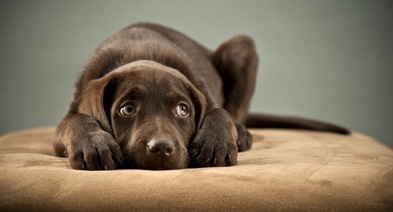
#> input picture data/raw/test.jpg, 393 x 212 px, shrunk from 768 x 415 before the run
$ python clahe_tuning.py   (older library calls are emulated)
#> lines starting #> are read from the running program, lines starting #| are printed output that depends on the picture; long printed decimals are rounded
### src/image_utils.py
from pathlib import Path

import cv2


def get_project_root() -> Path:
    return Path(__file__).resolve().parent.parent


def get_default_image_path() -> Path:
    return get_project_root() / "data" / "raw" / "test.jpg"


def load_color_image(image_path: Path):
    image = cv2.imread(str(image_path), cv2.IMREAD_COLOR)
#> image is the input picture: shape (212, 393, 3); mean B, G, R 93.7, 114.2, 128.6

    if image is None:
        raise FileNotFoundError(f"Could not read image: {image_path}")

    return image


def to_grayscale(image_bgr):
    return cv2.cvtColor(image_bgr, cv2.COLOR_BGR2GRAY)
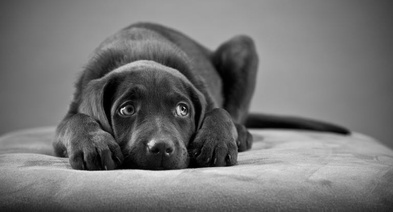
#> returned value: shape (212, 393); min 0, max 234, mean 116.1

### src/image_transforms.py
import numpy as np
import cv2


# [4 lines left out: function shift_brightness, not called in this run]


def scale_contrast(gray_image, alpha):
    return cv2.convertScaleAbs(gray_image, alpha=alpha, beta=0)


# [8 lines left out: function scale_contrast_around_mean, not called in this run]

def histogram_equalization(gray_image):
    return cv2.equalizeHist(gray_image)


def apply_clahe(gray_image, clip_limit=2.0, tile_grid_size=(8, 8)):
#> called with clip_limit = 1, tile_grid_size = (12, 12)
    clahe = cv2.createCLAHE(clipLimit=clip_limit, tileGridSize=tile_grid_size)
    return clahe.apply(gray_image)
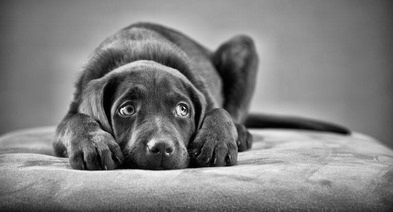
#> returned value: shape (212, 393); min 1, max 246, mean 128.1


def gaussian_denoise(gray_image, kernel_size=(5, 5), sigma=0):
    return cv2.GaussianBlur(gray_image, kernel_size, sigma)


def median_denoise(gray_image, kernel_size=5):
    return cv2.medianBlur(gray_image, kernel_size)


def bilateral_denoise(gray_image, d=9, sigma_color=50, sigma_space=50):
    return cv2.bilateralFilter(gray_image, d, sigma_color, sigma_space)

### src/image_metrics.py
import numpy as np
import cv2


def measure_brightness(gray_image):
    return np.mean(gray_image)


def measure_contrast(gray_image):
    return np.std(gray_image)


def measure_min_intensity(gray_image):
    return np.min(gray_image)


def measure_max_intensity(gray_image):
    return np.max(gray_image)


def measure_sharpness_laplacian(gray_image):
    laplacian = cv2.Laplacian(gray_image, cv2.CV_64F)
    return laplacian.var()


# [4 lines left out: function estimate_noise_std, not called in this run]


def measure_mae(reference_image, test_image):
    diff = reference_image.astype("float32") - test_image.astype("float32")
    return np.mean(np.abs(diff))


def measure_mse(reference_image, test_image):
    diff = reference_image.astype("float32") - test_image.astype("float32")
    return np.mean(diff ** 2)


# [8 lines left out: function measure_psnr, not called in this run]

### src/clahe_tuning.py
import matplotlib.pyplot as plt

from image_metrics import measure_brightness, measure_contrast
from image_transforms import apply_clahe
from image_utils import get_default_image_path, get_project_root, load_color_image, to_grayscale


image_path = get_default_image_path()
output_path = get_project_root() / "outputs" / "clahe_tuning.png"

image_bgr = load_color_image(image_path)
gray_image = to_grayscale(image_bgr)

clahe_soft = apply_clahe(gray_image, clip_limit=1.0, tile_grid_size=(12, 12))
clahe_default = apply_clahe(gray_image, clip_limit=2.0, tile_grid_size=(8, 8))
#> call 2 of apply_clahe, with clip_limit = 2, tile_grid_size = (8, 8)
#> in apply_clahe (call 2), `return clahe.apply(gray_image)`:
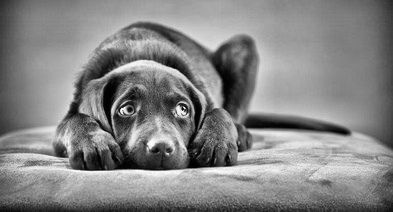
#> returned value: shape (212, 393); min 1, max 251, mean 132.7
clahe_strong = apply_clahe(gray_image, clip_limit=3.0, tile_grid_size=(6, 6))
#> call 3 of apply_clahe, with clip_limit = 3, tile_grid_size = (6, 6)
#> in apply_clahe (call 3), `return clahe.apply(gray_image)`:
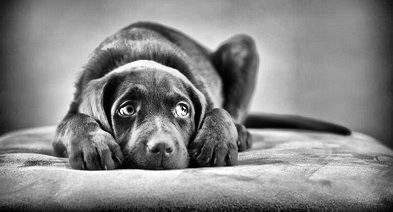
#> returned value: shape (212, 393); min 0, max 255, mean 134.1

fig, axes = plt.subplots(2, 2, figsize=(12, 10))

axes[0, 0].imshow(gray_image, cmap="gray")
axes[0, 0].set_title("Original")
axes[0, 0].axis("off")

axes[0, 1].imshow(clahe_soft, cmap="gray")
axes[0, 1].set_title("CLAHE Soft")
axes[0, 1].axis("off")

axes[1, 0].imshow(clahe_default, cmap="gray")
axes[1, 0].set_title("CLAHE Default")
axes[1, 0].axis("off")

axes[1, 1].imshow(clahe_strong, cmap="gray")
axes[1, 1].set_title("CLAHE Strong")
axes[1, 1].axis("off")

plt.savefig(output_path, dpi=150)
plt.show()

print("Original brightness:", measure_brightness(gray_image))
#| Original brightness: 116.140
print("CLAHE soft brightness:", measure_brightness(clahe_soft))
#| CLAHE soft brightness: 128.089
print("CLAHE default brightness:", measure_brightness(clahe_default))
#| CLAHE default brightness: 132.685
print("CLAHE strong brightness:", measure_brightness(clahe_strong))
#| CLAHE strong brightness: 134.065

print("Original contrast:", measure_contrast(gray_image))
#| Original contrast: 47.070
print("CLAHE soft contrast:", measure_contrast(clahe_soft))
#| CLAHE soft contrast: 49.066
print("CLAHE default contrast:", measure_contrast(clahe_default))
#| CLAHE default contrast: 51.205
print("CLAHE strong contrast:", measure_contrast(clahe_strong))
#| CLAHE strong contrast: 57.719

print("Saved figure to:", output_path)

$ run again, with outputs/bilateral_tuning.png saved as data/raw/test.jpg
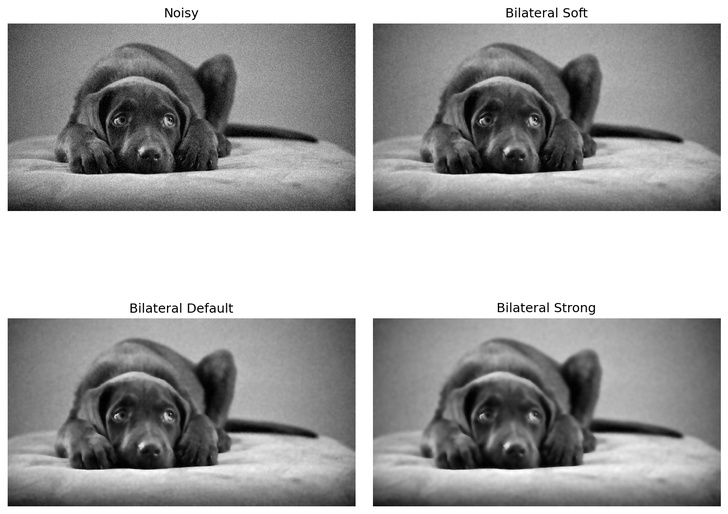
#> input picture outputs/bilateral_tuning.png, 728 x 514 px, shrunk from 1425 x 1006 before the run
#> in load_color_image, image is the input picture: shape (514, 728, 3); min 0, max 255, mean 161.9
#> in apply_clahe (call 3), `return clahe.apply(gray_image)`:
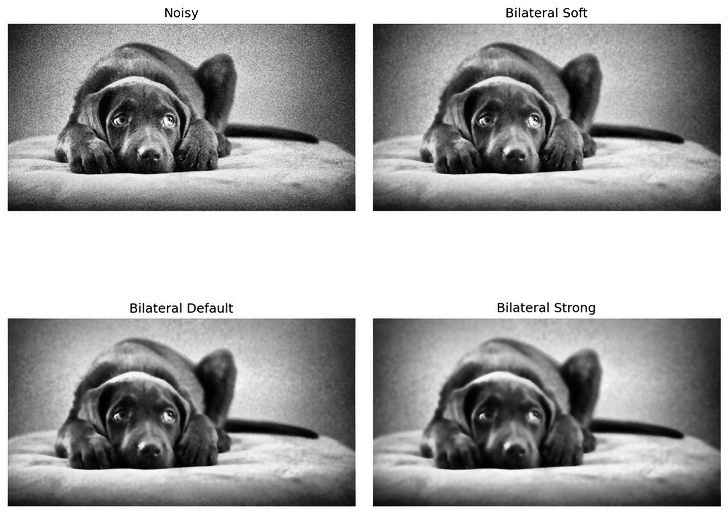
#> returned value: shape (514, 728); min 0, max 255, mean 163.8
#> `plt.savefig(output_path, dpi=150)`:
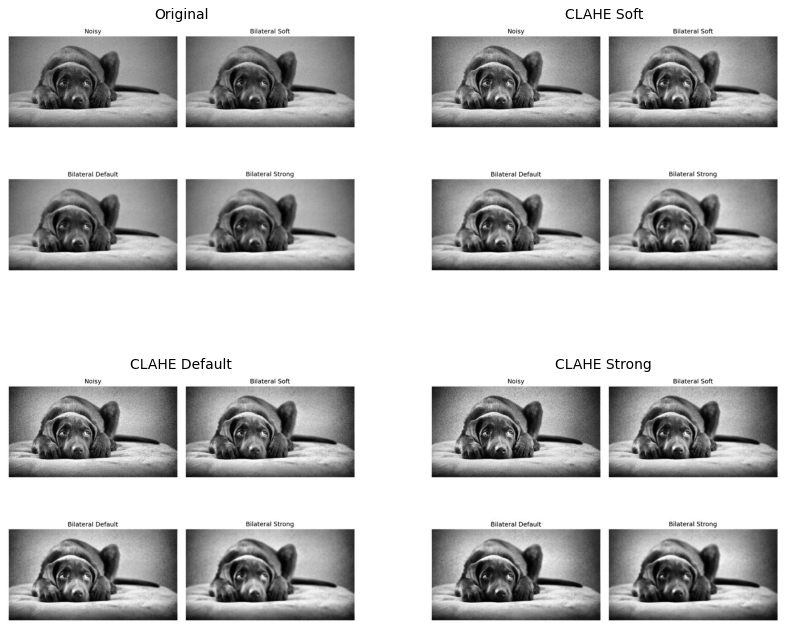
#> figure drawn by matplotlib, 4 panels
#| Original brightness: 161.890
#| CLAHE soft brightness: 166.733
#| CLAHE default brightness: 166.347
#| CLAHE strong brightness: 163.836
#| Original contrast: 73.724
#| CLAHE soft contrast: 72.993
#| CLAHE default contrast: 76.153
#| CLAHE strong contrast: 79.517
